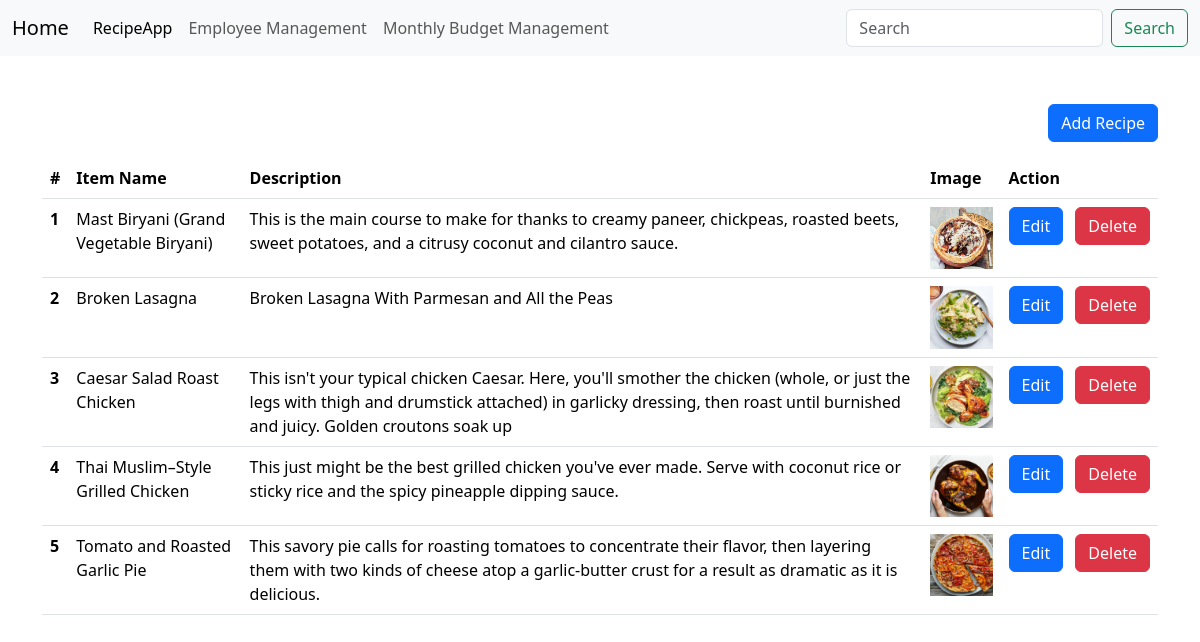
Before: / with the older database file.
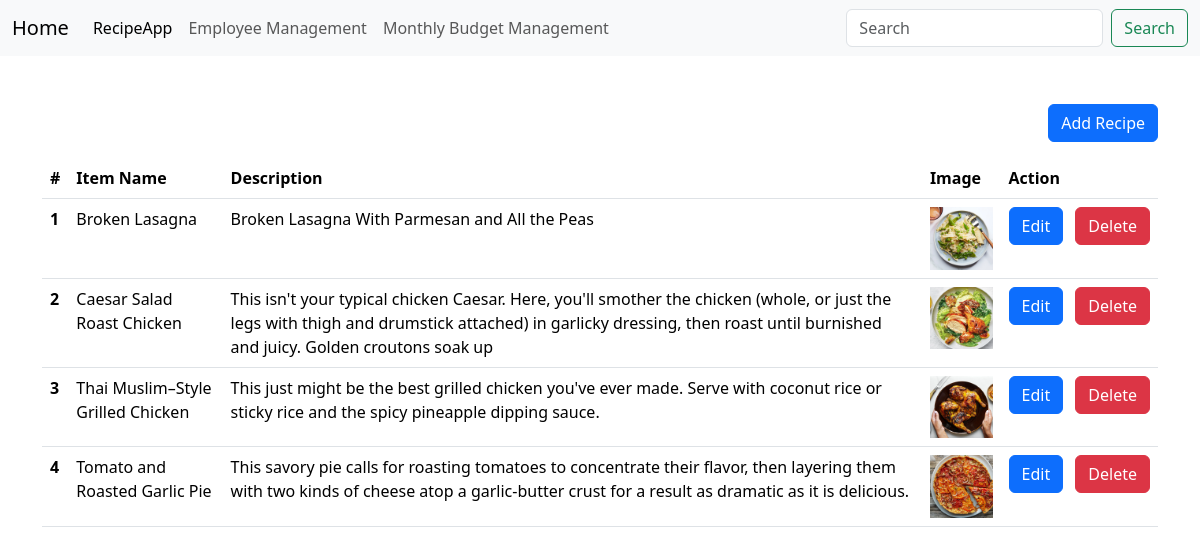
After: the same page with the newer database file.
### vegapp/models.py (models this page shows)
class Recipe(models.Model):
    recipe_name = models.CharField(max_length = 100)
    recipe_description = models.TextField()
    recipe_image = models.ImageField(upload_to="recipe/")

### vegapp/views.py (the view)
# urls.py: path('',index,name="index_page"),
def index(request):
    if request.method == 'POST':
        form = AddForm(request.POST, request.FILES)
        if form.is_valid():
            form.save()
            return redirect('/vegapp/')  # Redirect to a success page
    else:
        form = AddForm()
    queryset = Recipe.objects.all()
    context = {'recipe':queryset}
    return render (request,'index.html',context)

### vegapp/templates/index.html (shortened to what this page needs)
{% extends "base.html" %}
{% block start%}
<div class="container mt-5">
    <div class="text-end mb-3">
        <a href="/add_recipe/" class="btn btn-primary">Add Recipe</a>
    </div>
    <table class="table table-hover">
        <thead>
            <tr>
                <th scope="col">#</th>
                <th scope="col">Item Name</th>
                <th scope="col">Description</th>
                <th scope="col">Image</th>
                <th scope="col" style="width: 150px;">Action</th>
            </tr>
        </thead>
        <tbody>
            {% for item in recipe %}
            <tr>
                <th scope="row">{{ forloop.counter }}</th>
                <td>{{ item.recipe_name }}</td>
                <td>{{ item.recipe_description }}</td>
                <td><img style="max-height: 80px; max-width: 100%;" src="{{ item.recipe_image.url }}" alt=""></td>
                <td style="white-space: nowrap;">
                    <a href="/edit_recipe/{{ item.id }}/" class="btn btn-primary me-2">Edit</a>
                    <a href="#" class="btn btn-danger" onclick="confirmDelete({{ item.id }})">Delete</a>
                </td>
            </tr>
            {% endfor %}
        </tbody>
    </table>
</div>
{% endblock %}

Changed rows visible on the page:
removed Recipe: recipe_name "Mast Biryani (Grand Vegetable Biryani)", recipe_description "This is the main course to make for thanks to creamy paneer, chickpeas, roasted beets, sweet potatoes, and a citrusy coconut and cilantro sauce.", recipe_image (picture)
